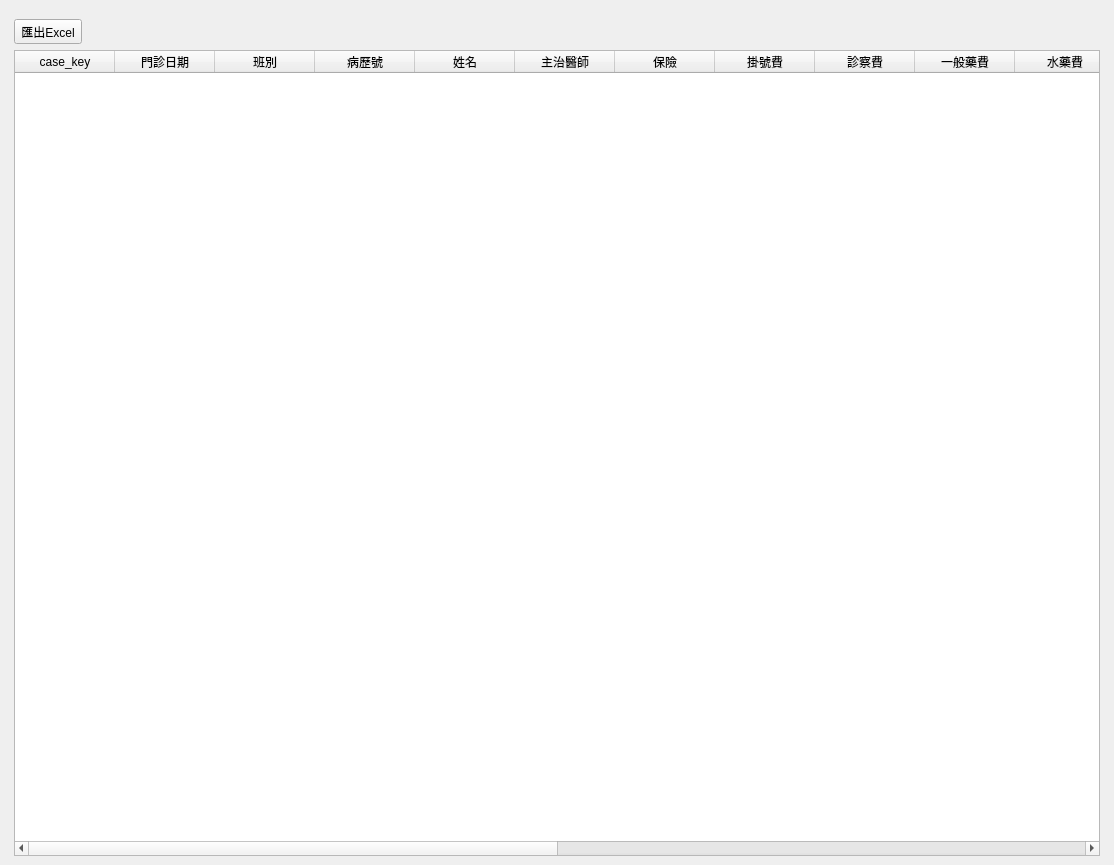
<?xml version="1.0" encoding="UTF-8"?>
<ui version="4.0">
 <class>WindowStatisticsDoctorCount</class>
 <widget class="QMainWindow" name="WindowStatisticsDoctorCount">
  <property name="geometry">
   <rect>
    <x>0</x>
    <y>0</y>
    <width>1114</width>
    <height>865</height>
   </rect>
  </property>
  <property name="windowTitle">
   <string>醫師人數統計</string>
  </property>
  <widget class="QWidget" name="centralwidget">
   <layout class="QHBoxLayout" name="horizontalLayout">
    <item>
     <layout class="QVBoxLayout" name="verticalLayout">
      <property name="leftMargin">
       <number>5</number>
      </property>
      <property name="topMargin">
       <number>10</number>
      </property>
      <property name="rightMargin">
       <number>5</number>
      </property>
      <item>
       <layout class="QVBoxLayout" name="verticalLayout_5">
        <item>
         <layout class="QHBoxLayout" name="horizontalLayout_2">
          <item>
           <layout class="QVBoxLayout" name="verticalLayout_2">
            <item>
             <layout class="QHBoxLayout" name="horizontalLayout_3">
              <item>
               <widget class="QToolButton" name="toolButton_export_excel">
                <property name="text">
                 <string>匯出Excel</string>
                </property>
                <property name="icon">
                 <iconset>
                  <normaloff>../icons/document-export.svg</normaloff>../icons/document-export.svg</iconset>
                </property>
                <property name="toolButtonStyle">
                 <enum>Qt::ToolButtonTextBesideIcon</enum>
                </property>
               </widget>
              </item>
              <item>
               <spacer name="horizontalSpacer">
                <property name="orientation">
                 <enum>Qt::Horizontal</enum>
                </property>
                <property name="sizeHint" stdset="0">
                 <size>
                  <width>40</width>
                  <height>20</height>
                 </size>
                </property>
               </spacer>
              </item>
             </layout>
            </item>
            <item>
             <widget class="QTableWidget" name="tableWidget_case_amount">
              <property name="editTriggers">
               <set>QAbstractItemView::NoEditTriggers</set>
              </property>
              <property name="alternatingRowColors">
               <bool>true</bool>
              </property>
              <property name="selectionMode">
               <enum>QAbstractItemView::SingleSelection</enum>
              </property>
              <property name="selectionBehavior">
               <enum>QAbstractItemView::SelectRows</enum>
              </property>
              <column>
               <property name="text">
                <string>case_key</string>
               </property>
              </column>
              <column>
               <property name="text">
                <string>門診日期</string>
               </property>
              </column>
              <column>
               <property name="text">
                <string>班別</string>
               </property>
              </column>
              <column>
               <property name="text">
                <string>病歷號</string>
               </property>
              </column>
              <column>
               <property name="text">
                <string>姓名</string>
               </property>
              </column>
              <column>
               <property name="text">
                <string>主治醫師</string>
               </property>
              </column>
              <column>
               <property name="text">
                <string>保險</string>
               </property>
              </column>
              <column>
               <property name="text">
                <string>掛號費</string>
               </property>
              </column>
              <column>
               <property name="text">
                <string>診察費</string>
               </property>
              </column>
              <column>
               <property name="text">
                <string>一般藥費</string>
               </property>
              </column>
              <column>
               <property name="text">
                <string>水藥費</string>
               </property>
              </column>
              <column>
               <property name="text">
                <string>高貴藥費</string>
               </property>
              </column>
              <column>
               <property name="text">
                <string>針灸費</string>
               </property>
              </column>
              <column>
               <property name="text">
                <string>民俗調理</string>
               </property>
              </column>
              <column>
               <property name="text">
                <string>材料費</string>
               </property>
              </column>
              <column>
               <property name="text">
                <string>檢驗費</string>
               </property>
              </column>
              <column>
               <property name="text">
                <string>自費小計</string>
               </property>
              </column>
              <column>
               <property name="text">
                <string>折扣</string>
               </property>
              </column>
              <column>
               <property name="text">
                <string>應稅合計</string>
               </property>
              </column>
              <column>
               <property name="text">
                <string>印花稅</string>
               </property>
              </column>
             </widget>
            </item>
           </layout>
          </item>
          <item>
           <layout class="QVBoxLayout" name="verticalLayout_chart"/>
          </item>
         </layout>
        </item>
       </layout>
      </item>
     </layout>
    </item>
   </layout>
  </widget>
  <widget class="QMenuBar" name="menubar">
   <property name="geometry">
    <rect>
     <x>0</x>
     <y>0</y>
     <width>1114</width>
     <height>25</height>
    </rect>
   </property>
  </widget>
  <action name="action_export_excel">
   <property name="icon">
    <iconset>
     <normaloff>../icons/document-export.svg</normaloff>../icons/document-export.svg</iconset>
   </property>
   <property name="text">
    <string>匯出Excel</string>
   </property>
  </action>
 </widget>
 <resources/>
 <connections/>
</ui>
